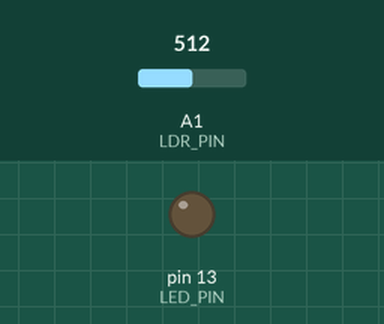
Simulated run of this sketch. Board: Arduino Uno, built with avr-gcc and run on an emulated ATmega328P. Shown: output pins drawn as LEDs (lit = HIGH). The test bench sets the inputs (shaded band); at power-on: A1 (LDR_PIN) = 512.

Above: at 1.2 s.
1.3 s: A1 (LDR_PIN) set to 486
At 2.1 s:
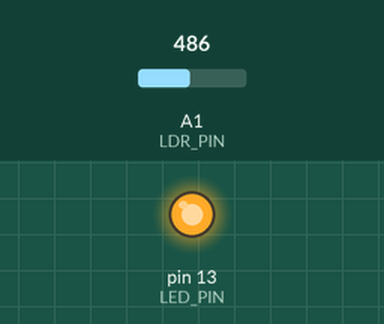
2.8 s: A1 (LDR_PIN) set to 510
At 3.3 s:
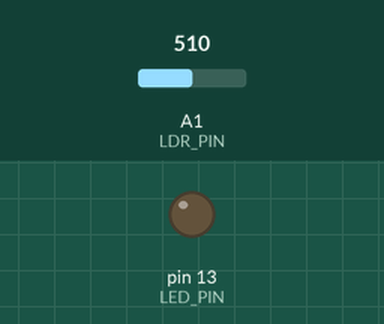
4.3 s: A1 (LDR_PIN) set to 490
At 5.7 s:
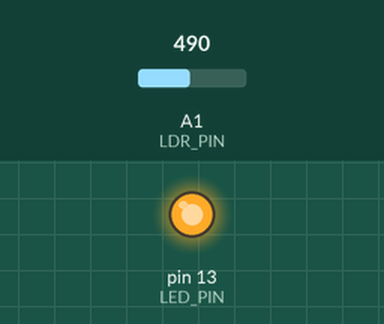
Timing chart, 0 to 7.3 s (numbered marks = the images above; inputs shaded):
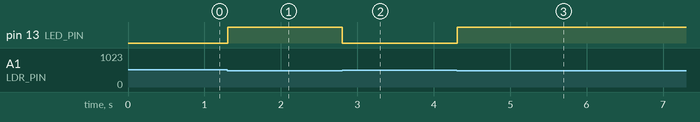

The sketch:

ldr-led1.ino
```cpp
/*
Example for Embedded LDR Sensor and LED in 9-in-1 Expansion Board for Arduino Uno.
By: RoboticX Team
*/

#define LDR_PIN A1
#define LED_PIN 13

int ldrValue; // To store the value of the LDR
int threshold = 500; // The threshold value for turning the LED on and off

void setup() {
  // Set pin A1 as input
  pinMode(LDR_PIN, INPUT);

  // Set pin D13 as output
  pinMode(LED_PIN, OUTPUT);
}

void loop() {
  // Read the value of the LDR
  ldrValue = analogRead(LDR_PIN);

  // Check if the LDR value is less than the threshold
  if (ldrValue < threshold) {
    // Turn the LED on
    digitalWrite(LED_PIN, HIGH);
  } else {
    // Turn the LED off
    digitalWrite(LED_PIN, LOW);
  }

  // Delay for 100 milliseconds
  delay(100);
}
```

Measured:
- the behaviour switches between 500 and 499 on A1 (LDR_PIN) (found by bisection; images 0 and 1)
- after the input at 1.3 s, pin 13 (LED_PIN): LOW → HIGH at once
- after the input at 2.8 s, pin 13 (LED_PIN): HIGH → LOW at once
- after the input at 4.3 s, pin 13 (LED_PIN): LOW → HIGH at once
